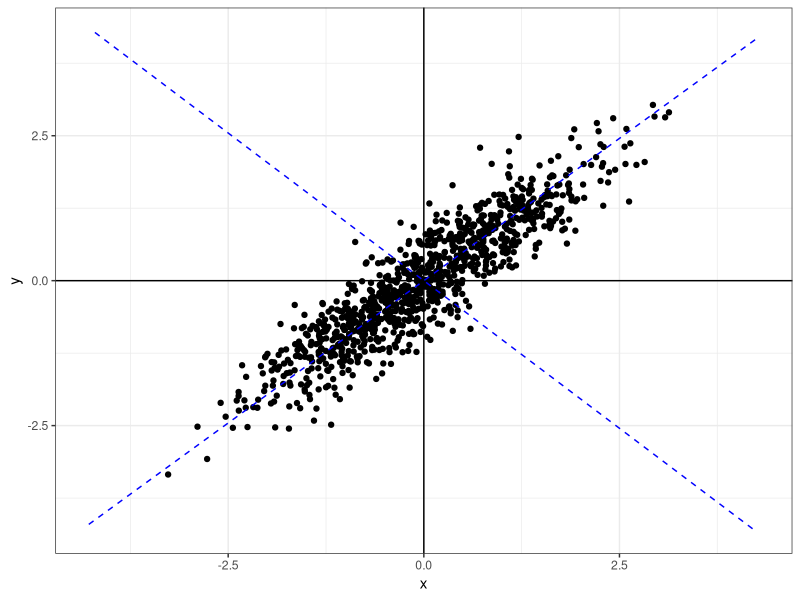

Generate this figure with R:
library(mvtnorm)
library(ggplot2)

rm(list = ls())

x <- rmvnorm(1000, sigma = matrix(c(1,0.9,0.9,1), nrow = 2))
df <- data.frame(x)
colnames(df) <- c("x", "y")

df_pr <- prcomp(df)

p <- ggplot(df, aes(x = x, y = y)) + 
  geom_point() + 
  theme_bw() +
  geom_vline(xintercept = 0) +
  geom_hline(yintercept = 0)

x_lo <- 6*df_pr$rotation[1,1]
y_lo <- 6*df_pr$rotation[2,1]
x_hi <- -6*df_pr$rotation[1,1]
y_hi <- -6*df_pr$rotation[2,1]
pc_1 <- data.frame(x = c(x_lo, x_hi), y = c(y_lo, y_hi))

x_lo <- 6*df_pr$rotation[1,2]
y_lo <- 6*df_pr$rotation[2,2]
x_hi <- -6*df_pr$rotation[1,2]
y_hi <- -6*df_pr$rotation[2,2]
pc_2 <- data.frame(x = c(x_lo, x_hi), y = c(y_lo, y_hi))

p <- p + geom_line(data=pc_1, color = "blue", linetype = "dashed") + 
  geom_line(data=pc_2, color = "blue", linetype = "dashed")
print(p)
